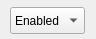
<ui version="4.0" >
 <class>Form</class>
 <widget class="QWidget" name="Form" >
  <property name="geometry" >
   <rect>
    <x>0</x>
    <y>0</y>
    <width>96</width>
    <height>39</height>
   </rect>
  </property>
  <property name="windowTitle" >
   <string>Form</string>
  </property>
  <widget class="QComboBox" name="HostStatusMenu" >
   <property name="geometry" >
    <rect>
     <x>10</x>
     <y>7</y>
     <width>75</width>
     <height>27</height>
    </rect>
   </property>
   <item>
    <property name="text" >
     <string>Enabled</string>
    </property>
   </item>
   <item>
    <property name="text" >
     <string>Disabled</string>
    </property>
   </item>
  </widget>
 </widget>
 <resources/>
 <connections/>
</ui>
